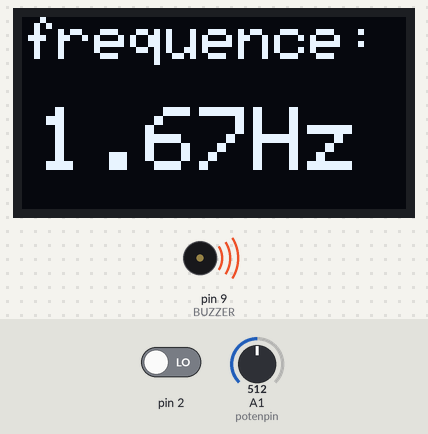
A sketch run on a simulated Arduino Uno, built with avr-gcc and run on an emulated ATmega328P. On the bench: 128×64 one-colour display, buzzer (waves = sounding). The test bench sets the inputs (shaded band); at power-on: A1 (potenpin) = 512, pin 2 LOW. The display library's start-up logo is not drawn; what the sketch prints to the serial monitor is not drawn.

Above: at 1.2 s.
1.3 s: A1 (potenpin) set to 531
At 2.63 s:
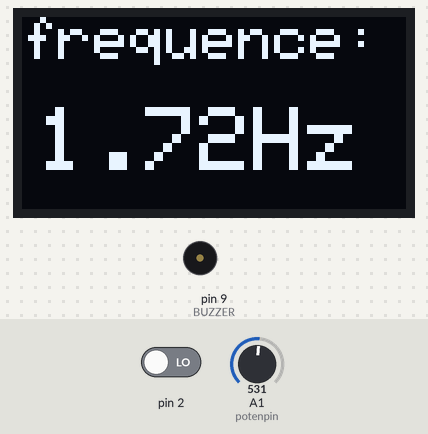
3.7 s: A1 (potenpin) set to 900
At 4.09 s:
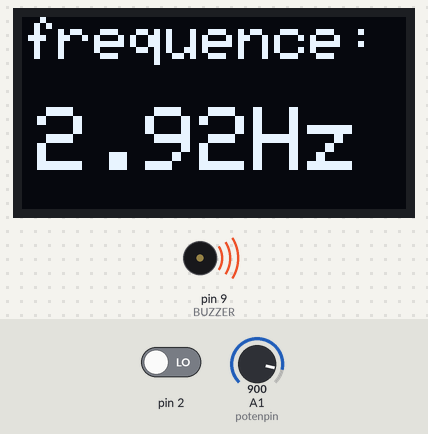
5.3 s: A1 (potenpin) set to 306
At 5.8 s:
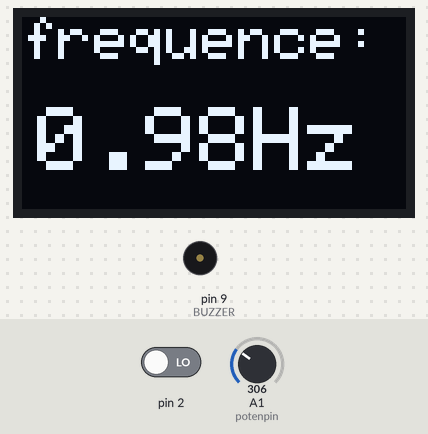
Timing chart, 0 to 9.9 s (numbered marks = the images above; inputs shaded):
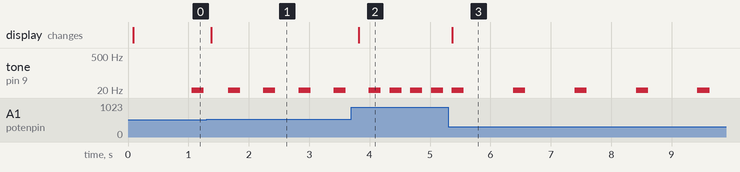

The sketch:

Process.ino
```cpp
/////////////////////////////////////////////////////////////////////////////////
/// LIEN GITHUB DES CODES: https://github.com/Benryo/Projet-Electronique-2.git
/////////////////////////////////////////////////////////////////////////////////

#include <TimerOne.h>
#include <Adafruit_GFX.h>
#include <Adafruit_SSD1306.h>

Adafruit_SSD1306 display(128, 64, &Wire, -1); //Initialisation de la communication I2C (SCL et SDA)

//Initialisation des Pin
const int potenpin=A1; //le potentiomètre est branché sur le pin (A1)
const int BUZZER=9; //Buzzer sur D9

float bpm;
float frequence=0;
float periode=0;
volatile int etat0;
volatile int etat1;

void setup()
{
   Serial.begin(9600);
   pinMode(potenpin,INPUT);

   if(!display.begin(SSD1306_SWITCHCAPVCC, 0x3C)){
    Serial.println(F("SSD1306 allocation failed"));
    for(;;); //Affichage d'un message d'erreur si la communication ne s'initialise pas correctement
  }

  display.setTextSize(1); //Initialisation de la taille du texte à 1
  display.setTextColor(WHITE); //Texte blanc
  display.display();

  Timer1.attachInterrupt(son); //Appel de la fonction "son"
  attachInterrupt(0,frequencia,RISING);

}

void son()
{
  Timer1.initialize(60000000/bpm); //Initialise le timer pour qu'il appel la fonction "son" tout les 6010^6/bpm Ms.
  tone(BUZZER, 3,200);
}

void frequencia()
{
  etat0=etat1;
  etat1=micros();
}


void loop() {
    bpm= analogRead(potenpin);
    bpm = (map(bpm,0,1023,0,200));

    periode = etat1-etat0;
    frequence = (1/ (periode*0.00001));
    Serial.println(frequence);
    etat1=etat0;

    display.clearDisplay();
    display.setTextSize(2);
    display.setTextColor(WHITE);
    display.setCursor(0,0);
    display.println("frequence:");
    display.setTextSize(3);
    display.setCursor(5,30);
    display.print( bpm/60.00);
    display.setTextSize(3);
    display.println("Hz");
    display.display();
    delay(100);
}
```

Measured:
- the behaviour switches between 516 and 517 on A1 (potenpin) (found by bisection; images 0 and 1)
- after the input at 1.3 s, the display: changes after 0.08 s (image 1)
- after the input at 3.7 s, tone on pin 9 (BUZZER): alternates 3 Hz for 0.20 s and silent for 0.14 s, starting after 0.63 s; the display: changes after 0.12 s (image 2)
- after the input at 5.3 s, tone on pin 9 (BUZZER): alternates 3 Hz for 0.20 s and silent for 0.82 s, starting after 1.1 s; the display: changes after 0.07 s (image 3)
- by itself, tone on pin 9 (BUZZER): alternates 3 Hz for 0.20 s and silent for 0.38 s
